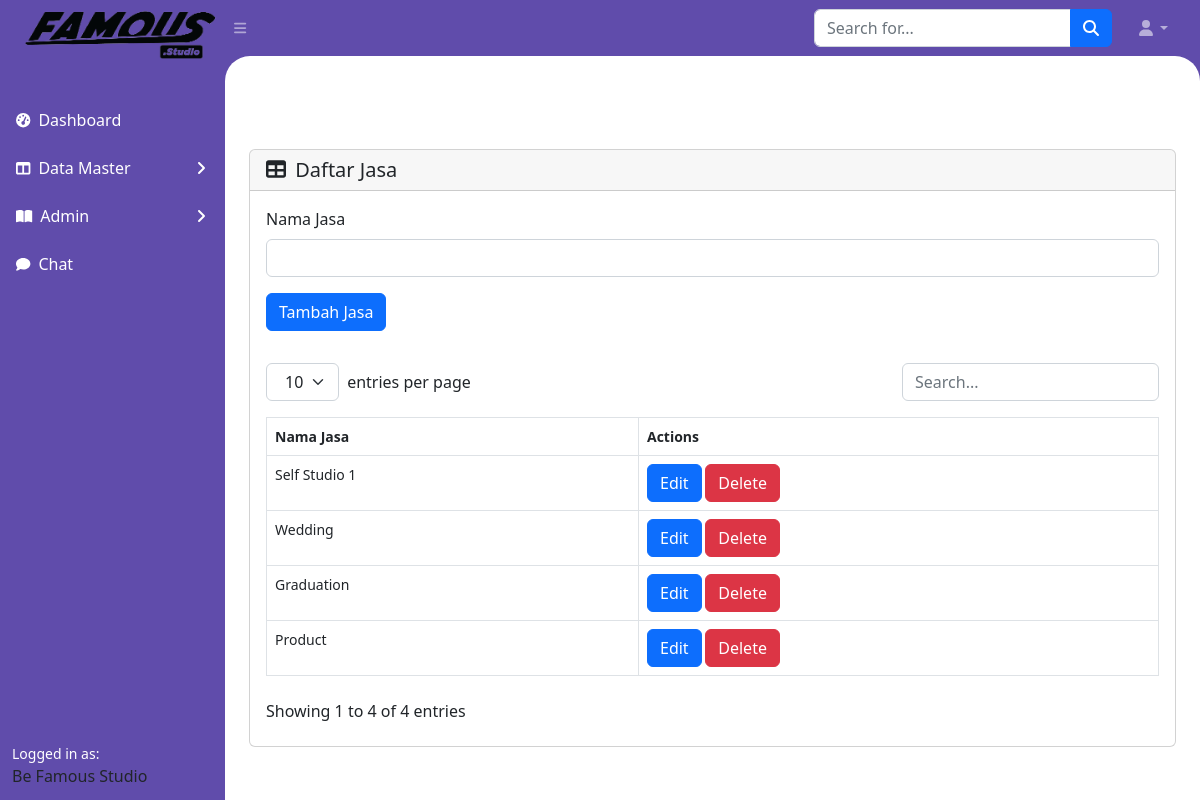
The app's page /admin/jasa.php with its own data.
### tables this page shows
CREATE TABLE `jasa` (
  `idJasa` int(255) NOT NULL,
  `namaJasa` varchar(1000) NOT NULL,
  `status` int(10) NOT NULL
);

### admin/jasa.php (the view, shortened to what this page needs)
<?php
$conn = connectToDatabase();
$sql = "SELECT * FROM jasa where status=1";
$result = $conn->query($sql);
$isi = "<div class='card mb-4' style='margin-top:10%'>";
if (isset($_GET['idEdit'])) {
    $id = $_GET['idEdit'];
    $isi .= "<div class='card-header'>
        <div class='d-flex justify-content-between align-items-center'>
            <h5 class='card-title m-0'><i class='fas fa-table me-1'></i> Daftar Jasa</h5>
        </div>
    </div>
    <div class='card-body'>
        <form method='POST' action='" . htmlspecialchars($_SERVER["PHP_SELF"]) . "'>
            <div class='mb-3'>
                <label for='namaJasa' class='form-label'>Nama Jasa</label>";
    $sql = "SELECT * FROM Jasa WHERE idJasa = $id";
    $result = $conn->query($sql);
    while ($row = $result->fetch_assoc()) {
        $isi .= "<input type='hidden' name='idJasa' value='" . $row['idJasa'] . "'><input type='text' class='form-control' id='namaJasa' value='" . $row['namaJasa'] . "' name='namaJasa' required>";
    }
    $isi .= "
            </div>
            <input type='submit' name='edit' class='btn btn-primary' value='Edit Jasa'>
        </form>
    </div>";
} else {
    $isi .= "<div class='card-header'>
        <div class='d-flex justify-content-between align-items-center'>
            <h5 class='card-title m-0'><i class='fas fa-table me-1'></i> Daftar Jasa</h5>
        </div>
    </div>
    <div class='card-body'>
        <form method='POST' action='" . htmlspecialchars($_SERVER["PHP_SELF"]) . "'>
            <div class='mb-3'>
                <label for='namaJasa' class='form-label'>Nama Jasa</label>
                <input type='text' class='form-control' id='namaJasa' name='namaJasa' required>
            </div>
            <button type='submit' name='add' class='btn btn-primary'>Tambah Jasa</button>
        </form>
    </div>
    <div class='card-body'>
        <table id='datatablesSimple' class='table table-bordered mx-auto'>
            <thead>
                <tr>
                    <th>Nama Jasa</th>
                    <th>Actions</th>
                </tr>
            </thead>
            <tbody>";
    while ($row = $result->fetch_assoc()) {
        $namaJasa = $row['namaJasa'];
        $isi .= "<tr>
                <td>" . $namaJasa . "</td>
                <td>
                    <a href='Jasa.php?idEdit=" . $row['idJasa'] . "' class='btn btn-primary'>Edit</a>
                    <a onclick='hapus(" . $row['idJasa'] . ")' class='btn btn-danger'>Delete</a>
                </td>
            </tr>";
    }
    $isi .= "</tbody>
        </table>
        <script>
        function hapus(id) {
            const confirmation = confirm('Apakah kamu yakin untuk menghapus data?');
            if (confirmation) {
                window.location.href = 'Jasa.php?idDell=' + id;
            } else {
                alert('Hapus Dibatalkan');
            }
        }
        </script>
    </div>";
}
$isi .= "</div></div>";
include 'index.php';
?>

### records on screen
jasa: namaJasa "Self Studio 1"
jasa: namaJasa "Wedding"
jasa: namaJasa "Graduation"
jasa: namaJasa "Product"
